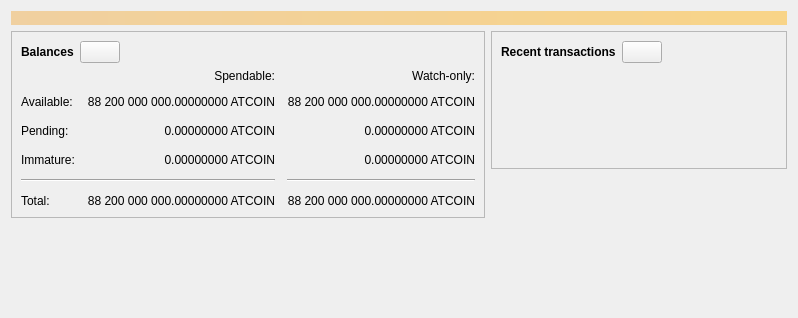
<?xml version="1.0" encoding="UTF-8"?>
<ui version="4.0">
 <class>OverviewPage</class>
 <widget class="QWidget" name="OverviewPage">
  <property name="geometry">
   <rect>
    <x>0</x>
    <y>0</y>
    <width>798</width>
    <height>318</height>
   </rect>
  </property>
  <property name="windowTitle">
   <string>Form</string>
  </property>
  <layout class="QVBoxLayout" name="topLayout">
   <item>
    <widget class="QLabel" name="labelAlerts">
     <property name="visible">
      <bool>false</bool>
     </property>
     <property name="styleSheet">
      <string notr="true">QLabel { background-color: qlineargradient(x1: 0, y1: 0, x2: 1, y2: 0, stop:0 #F0D0A0, stop:1 #F8D488); color:#000000; }</string>
     </property>
     <property name="wordWrap">
      <bool>true</bool>
     </property>
     <property name="margin">
      <number>3</number>
     </property>
     <property name="textInteractionFlags">
      <set>Qt::TextSelectableByMouse</set>
     </property>
    </widget>
   </item>
   <item>
    <layout class="QHBoxLayout" name="horizontalLayout" stretch="1,1">
     <item>
      <layout class="QVBoxLayout" name="verticalLayout_2">
       <item>
        <widget class="QFrame" name="frame">
         <property name="frameShape">
          <enum>QFrame::StyledPanel</enum>
         </property>
         <property name="frameShadow">
          <enum>QFrame::Raised</enum>
         </property>
         <layout class="QVBoxLayout" name="verticalLayout_4">
          <item>
           <layout class="QHBoxLayout" name="horizontalLayout_4">
            <item>
             <widget class="QLabel" name="label_5">
              <property name="font">
               <font>
                <weight>75</weight>
                <bold>true</bold>
               </font>
              </property>
              <property name="text">
               <string>Balances</string>
              </property>
             </widget>
            </item>
            <item>
             <widget class="QPushButton" name="labelWalletStatus">
              <property name="enabled">
               <bool>true</bool>
              </property>
              <property name="maximumSize">
               <size>
                <width>45</width>
                <height>16777215</height>
               </size>
              </property>
              <property name="toolTip">
               <string>The displayed information may be out of date. Your wallet automatically synchronizes with the ATCOIN network after a connection is established, but this process has not completed yet.</string>
              </property>
              <property name="text">
               <string/>
              </property>
              <property name="icon">
               <iconset resource="../bitcoin.qrc">
                <normaloff>:/icons/warning</normaloff>
                <disabledoff>:/icons/warning</disabledoff>:/icons/warning</iconset>
              </property>
              <property name="iconSize">
               <size>
                <width>24</width>
                <height>24</height>
               </size>
              </property>
             </widget>
            </item>
            <item>
             <spacer name="horizontalSpacer_3">
              <property name="orientation">
               <enum>Qt::Horizontal</enum>
              </property>
              <property name="sizeHint" stdset="0">
               <size>
                <width>40</width>
                <height>20</height>
               </size>
              </property>
             </spacer>
            </item>
           </layout>
          </item>
          <item>
           <layout class="QGridLayout" name="gridLayout">
            <property name="spacing">
             <number>12</number>
            </property>
            <item row="2" column="2">
             <widget class="QLabel" name="labelWatchPending">
              <property name="cursor">
               <cursorShape>IBeamCursor</cursorShape>
              </property>
              <property name="toolTip">
               <string>Unconfirmed transactions to watch-only addresses</string>
              </property>
              <property name="text">
               <string notr="true">0.00000000 ATCOIN</string>
              </property>
              <property name="alignment">
               <set>Qt::AlignRight|Qt::AlignTrailing|Qt::AlignVCenter</set>
              </property>
              <property name="textInteractionFlags">
               <set>Qt::LinksAccessibleByMouse|Qt::TextSelectableByKeyboard|Qt::TextSelectableByMouse</set>
              </property>
             </widget>
            </item>
            <item row="2" column="1">
             <widget class="QLabel" name="labelUnconfirmed">
              <property name="cursor">
               <cursorShape>IBeamCursor</cursorShape>
              </property>
              <property name="toolTip">
               <string>Total of transactions that have yet to be confirmed, and do not yet count toward the spendable balance</string>
              </property>
              <property name="text">
               <string notr="true">0.00000000 ATCOIN</string>
              </property>
              <property name="alignment">
               <set>Qt::AlignRight|Qt::AlignTrailing|Qt::AlignVCenter</set>
              </property>
              <property name="textInteractionFlags">
               <set>Qt::LinksAccessibleByMouse|Qt::TextSelectableByKeyboard|Qt::TextSelectableByMouse</set>
              </property>
             </widget>
            </item>
            <item row="3" column="2">
             <widget class="QLabel" name="labelWatchImmature">
              <property name="cursor">
               <cursorShape>IBeamCursor</cursorShape>
              </property>
              <property name="toolTip">
               <string>Mined balance in watch-only addresses that has not yet matured</string>
              </property>
              <property name="text">
               <string notr="true">0.00000000 ATCOIN</string>
              </property>
              <property name="alignment">
               <set>Qt::AlignRight|Qt::AlignTrailing|Qt::AlignVCenter</set>
              </property>
              <property name="textInteractionFlags">
               <set>Qt::LinksAccessibleByMouse|Qt::TextSelectableByKeyboard|Qt::TextSelectableByMouse</set>
              </property>
             </widget>
            </item>
            <item row="4" column="0" colspan="2">
             <widget class="Line" name="line">
              <property name="orientation">
               <enum>Qt::Horizontal</enum>
              </property>
             </widget>
            </item>
            <item row="4" column="2">
             <widget class="Line" name="lineWatchBalance">
              <property name="sizePolicy">
               <sizepolicy hsizetype="Preferred" vsizetype="Fixed">
                <horstretch>0</horstretch>
                <verstretch>0</verstretch>
               </sizepolicy>
              </property>
              <property name="minimumSize">
               <size>
                <width>140</width>
                <height>0</height>
               </size>
              </property>
              <property name="orientation">
               <enum>Qt::Horizontal</enum>
              </property>
             </widget>
            </item>
            <item row="5" column="0">
             <widget class="QLabel" name="labelTotalText">
              <property name="text">
               <string>Total:</string>
              </property>
             </widget>
            </item>
            <item row="3" column="1">
             <widget class="QLabel" name="labelImmature">
              <property name="cursor">
               <cursorShape>IBeamCursor</cursorShape>
              </property>
              <property name="toolTip">
               <string>Mined balance that has not yet matured</string>
              </property>
              <property name="text">
               <string notr="true">0.00000000 ATCOIN</string>
              </property>
              <property name="alignment">
               <set>Qt::AlignRight|Qt::AlignTrailing|Qt::AlignVCenter</set>
              </property>
              <property name="textInteractionFlags">
               <set>Qt::LinksAccessibleByMouse|Qt::TextSelectableByKeyboard|Qt::TextSelectableByMouse</set>
              </property>
             </widget>
            </item>
            <item row="2" column="3">
             <spacer name="horizontalSpacer_2">
              <property name="orientation">
               <enum>Qt::Horizontal</enum>
              </property>
              <property name="sizeHint" stdset="0">
               <size>
                <width>40</width>
                <height>20</height>
               </size>
              </property>
             </spacer>
            </item>
            <item row="3" column="0">
             <widget class="QLabel" name="labelImmatureText">
              <property name="text">
               <string>Immature:</string>
              </property>
             </widget>
            </item>
            <item row="5" column="1">
             <widget class="QLabel" name="labelTotal">
              <property name="cursor">
               <cursorShape>IBeamCursor</cursorShape>
              </property>
              <property name="toolTip">
               <string>Your current total balance</string>
              </property>
              <property name="text">
               <string notr="true">88 200 000 000.00000000 ATCOIN</string>
              </property>
              <property name="alignment">
               <set>Qt::AlignRight|Qt::AlignTrailing|Qt::AlignVCenter</set>
              </property>
              <property name="textInteractionFlags">
               <set>Qt::LinksAccessibleByMouse|Qt::TextSelectableByKeyboard|Qt::TextSelectableByMouse</set>
              </property>
             </widget>
            </item>
            <item row="5" column="2">
             <widget class="QLabel" name="labelWatchTotal">
              <property name="cursor">
               <cursorShape>IBeamCursor</cursorShape>
              </property>
              <property name="toolTip">
               <string>Current total balance in watch-only addresses</string>
              </property>
              <property name="text">
               <string notr="true">88 200 000 000.00000000 ATCOIN</string>
              </property>
              <property name="alignment">
               <set>Qt::AlignRight|Qt::AlignTrailing|Qt::AlignVCenter</set>
              </property>
              <property name="textInteractionFlags">
               <set>Qt::LinksAccessibleByMouse|Qt::TextSelectableByKeyboard|Qt::TextSelectableByMouse</set>
              </property>
             </widget>
            </item>
            <item row="0" column="2">
             <widget class="QLabel" name="labelWatchonly">
              <property name="text">
               <string>Watch-only:</string>
              </property>
              <property name="alignment">
               <set>Qt::AlignRight|Qt::AlignTrailing|Qt::AlignVCenter</set>
              </property>
             </widget>
            </item>
            <item row="1" column="0">
             <widget class="QLabel" name="labelBalanceText">
              <property name="text">
               <string>Available:</string>
              </property>
             </widget>
            </item>
            <item row="1" column="1">
             <widget class="QLabel" name="labelBalance">
              <property name="cursor">
               <cursorShape>IBeamCursor</cursorShape>
              </property>
              <property name="toolTip">
               <string>Your current spendable balance</string>
              </property>
              <property name="text">
               <string notr="true">88 200 000 000.00000000 ATCOIN</string>
              </property>
              <property name="alignment">
               <set>Qt::AlignRight|Qt::AlignTrailing|Qt::AlignVCenter</set>
              </property>
              <property name="textInteractionFlags">
               <set>Qt::LinksAccessibleByMouse|Qt::TextSelectableByKeyboard|Qt::TextSelectableByMouse</set>
              </property>
             </widget>
            </item>
            <item row="1" column="2">
             <widget class="QLabel" name="labelWatchAvailable">
              <property name="cursor">
               <cursorShape>IBeamCursor</cursorShape>
              </property>
              <property name="toolTip">
               <string>Your current balance in watch-only addresses</string>
              </property>
              <property name="text">
               <string notr="true">88 200 000 000.00000000 ATCOIN</string>
              </property>
              <property name="alignment">
               <set>Qt::AlignRight|Qt::AlignTrailing|Qt::AlignVCenter</set>
              </property>
              <property name="textInteractionFlags">
               <set>Qt::LinksAccessibleByMouse|Qt::TextSelectableByKeyboard|Qt::TextSelectableByMouse</set>
              </property>
             </widget>
            </item>
            <item row="2" column="0">
             <widget class="QLabel" name="labelPendingText">
              <property name="text">
               <string>Pending:</string>
              </property>
             </widget>
            </item>
            <item row="0" column="1">
             <widget class="QLabel" name="labelSpendable">
              <property name="text">
               <string>Spendable:</string>
              </property>
              <property name="alignment">
               <set>Qt::AlignRight|Qt::AlignTrailing|Qt::AlignVCenter</set>
              </property>
             </widget>
            </item>
           </layout>
          </item>
         </layout>
        </widget>
       </item>
       <item>
        <spacer name="verticalSpacer">
         <property name="orientation">
          <enum>Qt::Vertical</enum>
         </property>
         <property name="sizeHint" stdset="0">
          <size>
           <width>20</width>
           <height>40</height>
          </size>
         </property>
        </spacer>
       </item>
      </layout>
     </item>
     <item>
      <layout class="QVBoxLayout" name="verticalLayout_3">
       <item>
        <widget class="QFrame" name="frame_2">
         <property name="frameShape">
          <enum>QFrame::StyledPanel</enum>
         </property>
         <property name="frameShadow">
          <enum>QFrame::Raised</enum>
         </property>
         <layout class="QVBoxLayout" name="verticalLayout">
          <item>
           <layout class="QHBoxLayout" name="horizontalLayout_2">
            <item>
             <widget class="QLabel" name="label_4">
              <property name="font">
               <font>
                <weight>75</weight>
                <bold>true</bold>
               </font>
              </property>
              <property name="text">
               <string>Recent transactions</string>
              </property>
             </widget>
            </item>
            <item>
             <widget class="QPushButton" name="labelTransactionsStatus">
              <property name="enabled">
               <bool>true</bool>
              </property>
              <property name="maximumSize">
               <size>
                <width>45</width>
                <height>16777215</height>
               </size>
              </property>
              <property name="toolTip">
               <string>The displayed information may be out of date. Your wallet automatically synchronizes with the ATCOIN network after a connection is established, but this process has not completed yet.</string>
              </property>
              <property name="text">
               <string/>
              </property>
              <property name="icon">
               <iconset resource="../bitcoin.qrc">
                <normaloff>:/icons/warning</normaloff>
                <disabledoff>:/icons/warning</disabledoff>:/icons/warning</iconset>
              </property>
              <property name="iconSize">
               <size>
                <width>24</width>
                <height>24</height>
               </size>
              </property>
             </widget>
            </item>
            <item>
             <spacer name="horizontalSpacer">
              <property name="orientation">
               <enum>Qt::Horizontal</enum>
              </property>
              <property name="sizeHint" stdset="0">
               <size>
                <width>40</width>
                <height>20</height>
               </size>
              </property>
             </spacer>
            </item>
           </layout>
          </item>
          <item>
           <widget class="TransactionOverviewWidget" name="listTransactions">
            <property name="styleSheet">
             <string notr="true">QListView { background: transparent; }</string>
            </property>
            <property name="frameShape">
             <enum>QFrame::NoFrame</enum>
            </property>
            <property name="verticalScrollBarPolicy">
             <enum>Qt::ScrollBarAlwaysOff</enum>
            </property>
            <property name="horizontalScrollBarPolicy">
             <enum>Qt::ScrollBarAlwaysOff</enum>
            </property>
            <property name="sizeAdjustPolicy">
             <enum>QAbstractScrollArea::AdjustToContents</enum>
            </property>
            <property name="selectionMode">
             <enum>QAbstractItemView::NoSelection</enum>
            </property>
            <property name="uniformItemSizes">
             <bool>true</bool>
            </property>
           </widget>
          </item>
         </layout>
        </widget>
       </item>
       <item>
        <spacer name="verticalSpacer_2">
         <property name="orientation">
          <enum>Qt::Vertical</enum>
         </property>
         <property name="sizeHint" stdset="0">
          <size>
           <width>20</width>
           <height>40</height>
          </size>
         </property>
        </spacer>
       </item>
      </layout>
     </item>
    </layout>
   </item>
  </layout>
 </widget>
 <customwidgets>
  <customwidget>
   <class>TransactionOverviewWidget</class>
   <extends>QListView</extends>
   <header>qt/transactionoverviewwidget.h</header>
  </customwidget>
 </customwidgets>
 <resources/>
 <connections/>
</ui>
